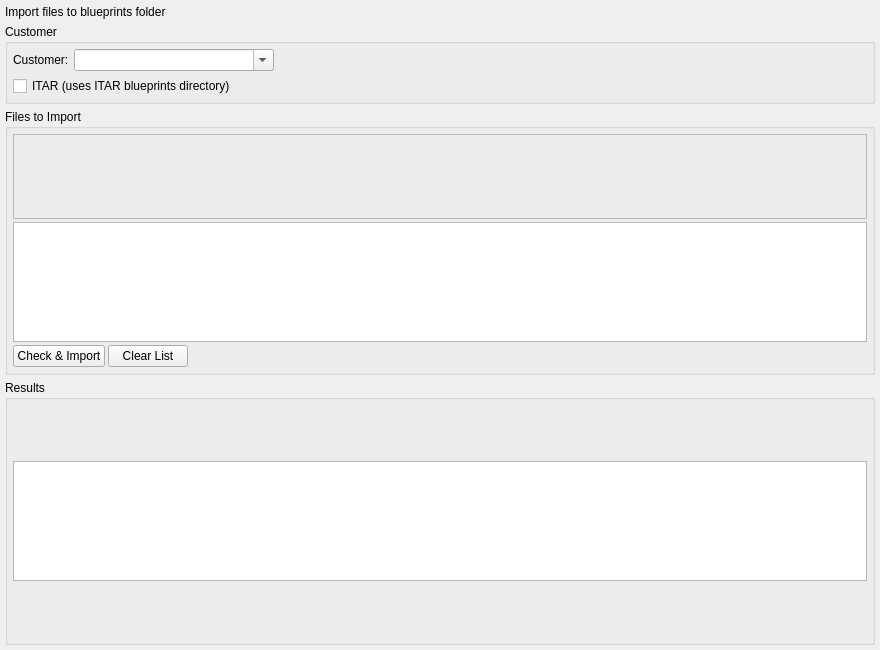
<?xml version="1.0" encoding="UTF-8"?>
<ui version="4.0">
 <class>ImportTab</class>
 <widget class="QWidget" name="ImportTab">
  <property name="geometry">
   <rect>
    <x>0</x>
    <y>0</y>
    <width>880</width>
    <height>650</height>
   </rect>
  </property>
  <layout class="QVBoxLayout" name="mainLayout">
   <property name="spacing">
    <number>5</number>
   </property>
   <property name="leftMargin">
    <number>5</number>
   </property>
   <property name="topMargin">
    <number>5</number>
   </property>
   <property name="rightMargin">
    <number>5</number>
   </property>
   <property name="bottomMargin">
    <number>5</number>
   </property>
   <item>
    <widget class="QLabel" name="titleLabel">
     <property name="text">
      <string>Import files to blueprints folder</string>
     </property>
    </widget>
   </item>
   <item>
    <widget class="QGroupBox" name="customerGroup">
     <property name="title">
      <string>Customer</string>
     </property>
     <layout class="QVBoxLayout" name="customerLayout">
      <property name="spacing">
       <number>5</number>
      </property>
      <property name="leftMargin">
       <number>5</number>
      </property>
      <property name="topMargin">
       <number>5</number>
      </property>
      <property name="rightMargin">
       <number>5</number>
      </property>
      <property name="bottomMargin">
       <number>5</number>
      </property>
      <item>
       <layout class="QHBoxLayout" name="customerRow">
        <item>
         <widget class="QLabel" name="customerLabel">
          <property name="text">
           <string>Customer:</string>
          </property>
         </widget>
        </item>
        <item>
         <widget class="QComboBox" name="import_customer_combo">
          <property name="minimumSize">
           <size>
            <width>200</width>
            <height>0</height>
           </size>
          </property>
          <property name="editable">
           <bool>true</bool>
          </property>
         </widget>
        </item>
        <item>
         <spacer name="horizontalSpacer">
          <property name="orientation">
           <enum>Qt::Horizontal</enum>
          </property>
          <property name="sizeHint" stdset="0">
           <size>
            <width>40</width>
            <height>20</height>
           </size>
          </property>
         </spacer>
        </item>
       </layout>
      </item>
      <item>
       <widget class="QCheckBox" name="import_itar_check">
        <property name="text">
         <string>ITAR (uses ITAR blueprints directory)</string>
        </property>
       </widget>
      </item>
     </layout>
    </widget>
   </item>
   <item>
    <widget class="QGroupBox" name="filesGroup">
     <property name="title">
      <string>Files to Import</string>
     </property>
     <layout class="QVBoxLayout" name="filesLayout">
      <property name="spacing">
       <number>3</number>
      </property>
      <property name="leftMargin">
       <number>5</number>
      </property>
      <property name="topMargin">
       <number>5</number>
      </property>
      <property name="rightMargin">
       <number>5</number>
      </property>
      <property name="bottomMargin">
       <number>5</number>
      </property>
      <item>
       <widget class="QFrame" name="import_drop_zone">
        <property name="minimumSize">
         <size>
          <width>0</width>
          <height>60</height>
         </size>
        </property>
        <property name="frameShape">
         <enum>QFrame::StyledPanel</enum>
        </property>
        <property name="frameShadow">
         <enum>QFrame::Sunken</enum>
        </property>
       </widget>
      </item>
      <item>
       <widget class="QListWidget" name="import_files_list">
        <property name="maximumSize">
         <size>
          <width>16777215</width>
          <height>120</height>
         </size>
        </property>
       </widget>
      </item>
      <item>
       <layout class="QHBoxLayout" name="buttonLayout">
        <item>
         <widget class="QPushButton" name="import_btn">
          <property name="text">
           <string>Check &amp;&amp; Import</string>
          </property>
         </widget>
        </item>
        <item>
         <widget class="QPushButton" name="clear_btn">
          <property name="text">
           <string>Clear List</string>
          </property>
         </widget>
        </item>
        <item>
         <spacer name="horizontalSpacer_2">
          <property name="orientation">
           <enum>Qt::Horizontal</enum>
          </property>
          <property name="sizeHint" stdset="0">
           <size>
            <width>40</width>
            <height>20</height>
           </size>
          </property>
         </spacer>
        </item>
       </layout>
      </item>
     </layout>
    </widget>
   </item>
   <item>
    <widget class="QGroupBox" name="resultsGroup">
     <property name="title">
      <string>Results</string>
     </property>
     <layout class="QVBoxLayout" name="resultsLayout">
      <property name="leftMargin">
       <number>5</number>
      </property>
      <property name="topMargin">
       <number>5</number>
      </property>
      <property name="rightMargin">
       <number>5</number>
      </property>
      <property name="bottomMargin">
       <number>5</number>
      </property>
      <item>
       <widget class="QPlainTextEdit" name="import_log">
        <property name="maximumSize">
         <size>
          <width>16777215</width>
          <height>120</height>
         </size>
        </property>
        <property name="readOnly">
         <bool>true</bool>
        </property>
       </widget>
      </item>
     </layout>
    </widget>
   </item>
  </layout>
 </widget>
 <customwidgets>
  <customwidget>
   <class>DropZone</class>
   <extends>QFrame</extends>
   <header>dropzone_widget.h</header>
  </customwidget>
 </customwidgets>
 <resources/>
 <connections/>
</ui>
